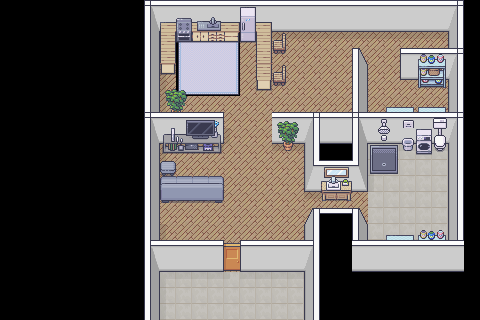

A 2D game scene composited from a Tiled map and its tileset images. What follows is a short description and the map's XML, with each tile layer's data collapsed to a summary:
An orthogonal 30x20 tile map with 16x16 px tiles, 7 tile layers (Base, LivingRoom, Kitchen, Kitchen_2, ...), 5 tilesets.

<map version="1.10" tiledversion="1.11.0" orientation="orthogonal" renderorder="right-down" width="30" height="20" tilewidth="16" tileheight="16" infinite="0" nextlayerid="12" nextobjectid="1">
 <tileset firstgid="1" source="Generic_Home_1_Layer_1.tsx" />
 <tileset firstgid="183" source="14_Basement_Black_Shadow_16x16.tsx" />
 <tileset firstgid="983" source="12_Kitchen_Black_Shadow_16x16.tsx" />
 <tileset firstgid="1767" source="1_Generic_Black_Shadow_16x16.tsx" />
 <tileset firstgid="3015" source="3_Bathroom_Black_Shadow_16x16.tsx" />
 <layer id="1" name="Base" width="30" height="20">
  <data>[600 cells, 388 non-empty, 176 distinct tile ids]</data>
 </layer>
 <layer id="2" name="LivingRoom" width="30" height="20">
  <data>[600 cells, 30 non-empty, 24 distinct tile ids]</data>
 </layer>
 <group id="4" name="Kitchen">
  <layer id="3" name="Kitchen" width="30" height="20">
   <data>[600 cells, 17 non-empty, 16 distinct tile ids]</data>
  </layer>
  <layer id="5" name="Kitchen_2" width="30" height="20">
   <data>[600 cells, 6 non-empty, 4 distinct tile ids]</data>
  </layer>
  <layer id="6" name="Kitchen_3" width="30" height="20">
   <data>[600 cells, 5 non-empty, 4 distinct tile ids]</data>
  </layer>
 </group>
 <layer id="9" name="WC" width="30" height="20">
  <data>[600 cells, 27 non-empty, 27 distinct tile ids]</data>
 </layer>
 <layer id="11" name="Storage" width="30" height="20">
  <data>[600 cells, 10 non-empty, 8 distinct tile ids]</data>
 </layer>
</map>
